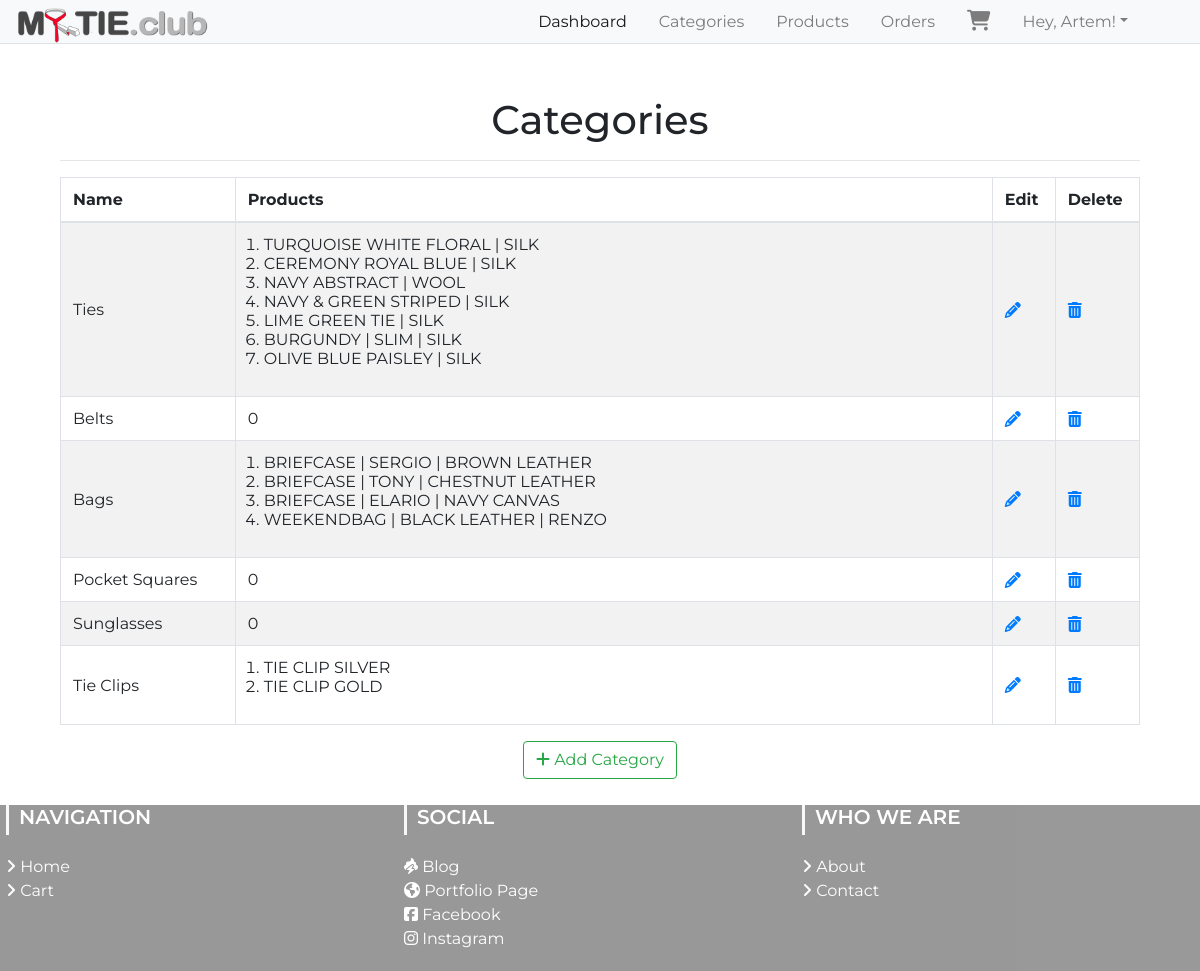
/admin/categories (signed in), run on an earlier commit of the app's database.
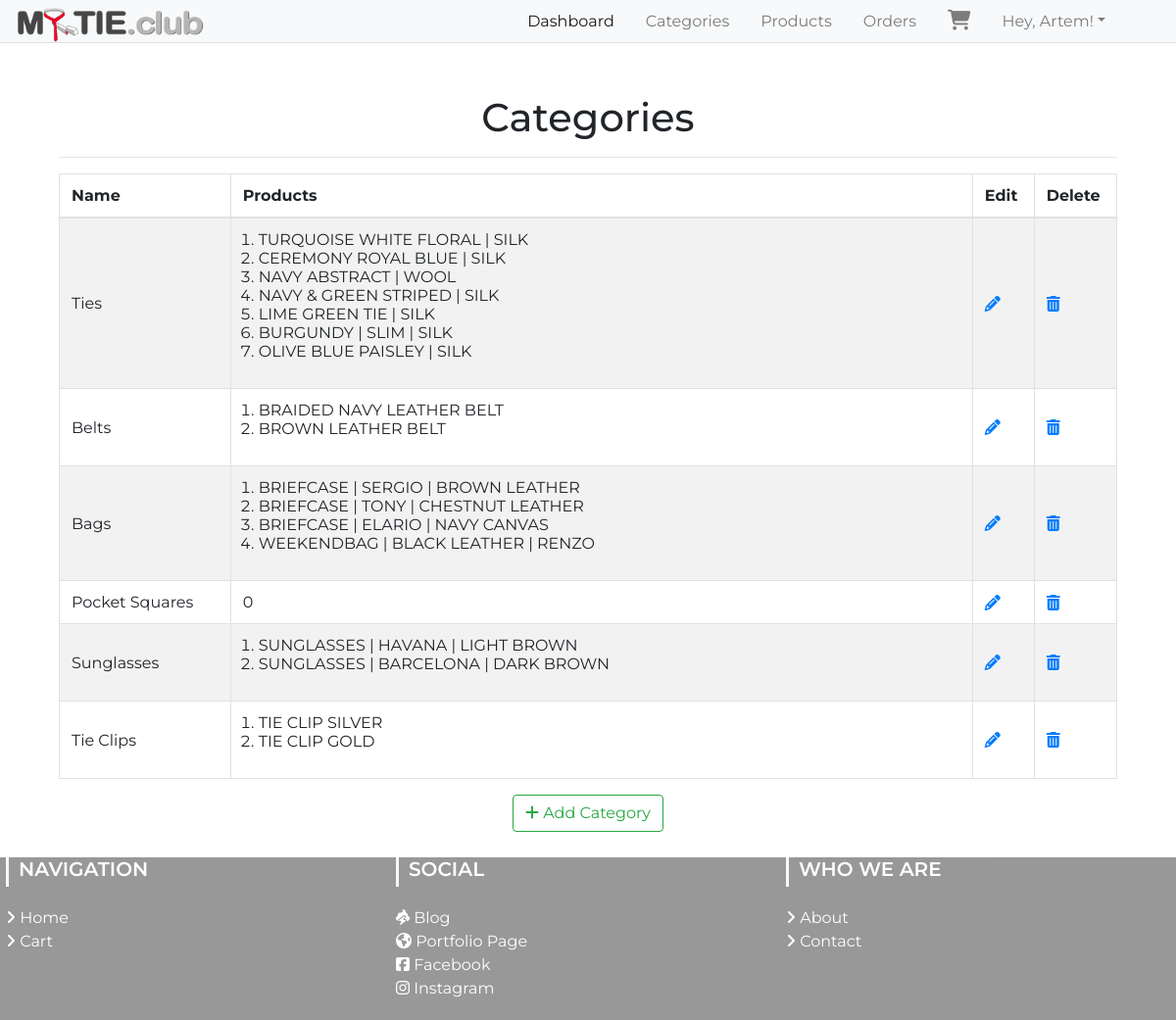
And on a later commit of the database.
### app/models.py (models this page shows, shortened)
class Categories(db.Model):
	id = db.Column(db.Integer, primary_key=True)
	category_name  = db.Column(db.String(20), index = True)
	category_image = db.Column(db.String(120),index=True)
	product = db.relationship('Products', backref='products_categories')

class Products(db.Model):
	__tablename__ = 'product'
	id = db.Column(db.Integer, primary_key=True)
	product_name = db.Column(db.String(100), index=True)
	product_price = db.Column(db.Integer, index=True)
	product_image = db.Column(db.String(120),index=True)
	product_description = db.Column(db.String(200), index=True)
	product_stock = db.Column(db.Integer, index = True)
	product_size = db.Column(db.String(5), index = True)
	categories_id = db.Column(db.Integer, db.ForeignKey('categories.id'))
	order = db.relationship('Order', secondary=association_table, backref='my_orders', lazy='dynamic')

### app/admin/routes.py (the view)
@admin.route('/categories', methods = ['GET','POST'])
@login_required
def list_categories():
	check_admin()
	categories = Categories.query.all()
	return render_template('admin/categories/categories.html', title = "Product Categories", categories = categories)

### app/admin/routes.py (called while the page is built)
def check_admin():
	if not current_user.is_admin:
		abort(403)

### app/models.py (called while the page is built)
@login_manager.user_loader
def load_user(id):
    return User.query.get(int(id))

### app/templates/admin/categories/categories.html (shortened to what this page needs)
{% extends "layout.html" %}
{% block head %}
<head>
</head>
{%endblock head%}
{% block body %}
<div class="container">
  <div class="outer">
    <div class="middle">
      <div class="inner">
        <br/>
        <br/>
        <h1 style="text-align:center;">Categories</h1>
        {% if categories %}
          <hr class="intro-divider">
            <table class="table table-striped table-bordered">
              <thead>
                <tr>
                  <th width="15%"> Name </th>
                  <th width="65%"> Products</th>
                  <th width="5%"> Edit </th>
                  <th width="5%"> Delete </th>
                </tr>
              </thead>
              <tbody>
              {% for category in categories %}
                <tr>
                  <td> {{ category.category_name }} </td>
                    {% if category.product == [] %}
                    <td>
                      0
                    </td>
                    {% else %}
                  <td>
                      <ol style="margin-left: 1em;">
                        {% for name in category.product %}
                          <li>
                            {{ name.product_name }}
                          </li>
                          {% endfor %}
                        </ol>
                  </td>
                  {% endif %}
                  <td>
                    <a href="{{ url_for('admin.edit_category', id=category.id) }}">
                      <i class="fa fa-pencil"></i>
                    </a>
                  </td>
                  <td>
                    <a href="{{ url_for('admin.delete_category', id=category.id) }}">
                      <i class="fa fa-trash"></i>
                    </a>
                  </td>
                </tr>
              {% endfor %}
              </tbody>
            </table>
          <div style="text-align: center">
        {% else %}
          <div style="text-align: center">
            <h3> No categories have been added. </h3>
            <hr class="intro-divider">
        {% endif %}
          <a href="{{ url_for('admin.add_category') }}" class="btn btn-outline-success">
            <i class="fa fa-plus"></i>
            Add Category
          </a>
        </div>
      </div>
    </div>
  </div>
</div>
{% endblock %}

What changed in the data, as far as the page shows it:
shown differently, row unchanged: Categories "Belts": no longer shows "0"
added Products: product_name "BRAIDED NAVY LEATHER BELT", shown under Categories "Belts"
added Products: product_name "BROWN LEATHER BELT", shown under Categories "Belts"
shown differently, row unchanged: Categories "Sunglasses": no longer shows "0"
added Products: product_name "SUNGLASSES | HAVANA | LIGHT BROWN", shown under Categories "Sunglasses"
added Products: product_name "SUNGLASSES | BARCELONA | DARK BROWN", shown under Categories "Sunglasses"
